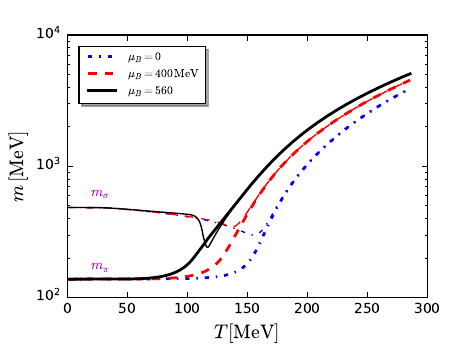

Recreate this plot in Python.
#!/usr/bin/env python
# -*- coding: utf-8 -*-
# sphinx_gallery_thumbnail_number = 3

import matplotlib.pyplot as plt
import numpy as np
from matplotlib.ticker import NullFormatter  # useful for `logit` scale
import matplotlib.ticker as ticker
import matplotlib as mpl

mpl.style.use('classic')



# Data for plotting
T=np.loadtxt('muB-Tto300/muB0/TMeV.dat')

mPion0=np.loadtxt('muB-Tto300/muB0/mPion.dat')
mSigma0=np.loadtxt('muB-Tto300/muB0/mSigma.dat')
mPion400=np.loadtxt('muB-Tto300/muB420/mPion.dat')
mSigma400=np.loadtxt('muB-Tto300/muB420/mSigma.dat')
mPion560=np.loadtxt('muB-Tto300/muB589/mPion.dat')
mSigma560=np.loadtxt('muB-Tto300/muB589/mSigma.dat')

Unit_Nf2p1=0.951599

# Create figure
fig=plt.figure(figsize=(4.5, 3.5))
#fig=plt.figure()
ax1=fig.add_subplot(111)

ax1.plot(T*Unit_Nf2p1,mPion0*Unit_Nf2p1,'b-.',linewidth=2,markersize=5,label=r'$\mu_B=0$')
ax1.plot(T*Unit_Nf2p1,mSigma0*Unit_Nf2p1,'b-.',linewidth=1,markersize=5)
ax1.plot(T*Unit_Nf2p1,mPion400*Unit_Nf2p1,'r--',linewidth=2,markersize=5,label=r'$\mu_B=400\,\mathrm{MeV}$')
ax1.plot(T*Unit_Nf2p1,mSigma400*Unit_Nf2p1,'r--',linewidth=1,markersize=5)
ax1.plot(T*Unit_Nf2p1,mPion560*Unit_Nf2p1,'k-',linewidth=2,markersize=5,label=r'$\mu_B=560$')
ax1.plot(T*Unit_Nf2p1,mSigma560*Unit_Nf2p1,'k-',linewidth=1,markersize=5)
ax1.text(20, 160, r'$m_{\pi}$',fontsize=10, color='m')
ax1.text(20, 580, r'$m_{\sigma}$',fontsize=10, color='m')
ax1.axis([0,300,100,10000])
ax1.set_yscale('log')

ax1.set_xlabel('$T\,[\mathrm{MeV}]$', fontsize=14, color='black')
ax1.set_ylabel(r'$m\,[\mathrm{MeV}]$', fontsize=14, color='black')

ax1.legend(loc=0,fontsize='x-small',frameon=True,shadow=True,handlelength=3.,borderpad=0.5,borderaxespad=1)

for label in ax1.xaxis.get_ticklabels():
    label.set_fontsize(10)
for label in ax1.yaxis.get_ticklabels():
    label.set_fontsize(10)


#for ax in fig.axes:
#    ax.grid(True)

# Format the minor tick labels of the y-axis into empty strings with
# `NullFormatter`, to avoid cumbering the axis with too many labels.
#plt.gca().yaxis.set_minor_formatter(NullFormatter())
# Adjust the subplot layout, because the logit one may take more space
# than usual, due to y-tick labels like "1 - 10^{-3}"
fig.subplots_adjust(top=0.9, bottom=0.15, left=0.15, right=0.95, hspace=0.35,
                    wspace=0.35)


fig.savefig("mesonmass.pdf")

#plt.show()
